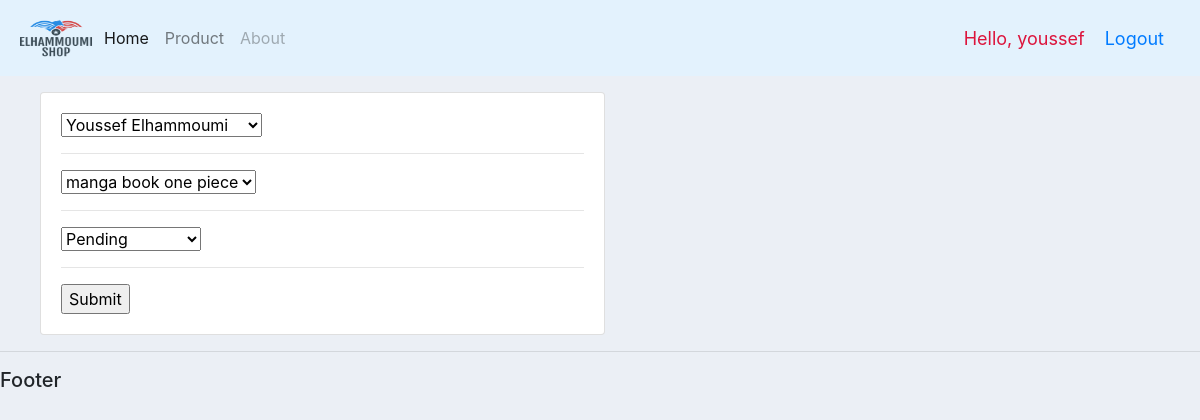
The app's page /updateorder/1 (signed in) with its own data.
### account/models.py (models this page shows, shortened)
class Order(models.Model):
    STATUS = (
        ('Pending', 'Pending'),
        ('Out for delivery', 'Out for delivery'),
        ('Delivered', 'Delivered'),
    )
    customer = models.ForeignKey(
        Customer, null=True, on_delete=models.SET_NULL)
    product = models.ForeignKey(Product, null=True, on_delete=models.SET_NULL)
    date_created = models.DateTimeField(auto_now_add=True, null=True)
    status = models.CharField(max_length=200, null=True, choices=STATUS)

### account/decorators.py (the view)
        def wrapper_func(request, *args, **kwargs):
            group = None
            if request.user.groups.exists():
                group = request.user.groups.all()[0].name
            if group in allowed_roles:
                return view_func(request, *args, **kwargs)
            else:
                return HttpResponse('You are not authorized to view this page')

### account/forms.py
class OrderForm(ModelForm):
    class Meta:
        model = Order
        fields = '__all__'

### account/models.py (called while the page is built)
    def __str__(self):
        return self.name

    def __str__(self):
        return self.name

### account/views.py (called while the page is built)
@login_required(login_url='login')
@allowed_users(allowed_roles=['admin'])
def updateorder(request, pk):
    order = Order.objects.get(id=pk)
    form = OrderForm(instance=order)
    if request.method == 'POST':
        form = OrderForm(request.POST, instance=order)
        if form.is_valid():
            form.save()
            return redirect('/')
    context = {'form': form}
    return render(request, "orderform.html", context)

### account/Templates/orderform.html (shortened to what this page needs)
{% extends 'base.html' %}
{% block content %}
<dir class="row">
	<div class="col-md-6">
		<div class="card card-body">
<form action="" method="POST">
	{% for f in form %}
		{{f}}
	<hr>
	{% endfor %}
	<input type="submit" name="Submit">
</form>
		</div>
	</div>
</dir>
{% endblock%}

### account/Templates/base.html (shortened to what this page needs)
<!DOCTYPE html>
{% load static %}
<html lang="en" dir="ltr">
  <head>
    <link
      rel="stylesheet"
      href="https://stackpath.bootstrapcdn.com/bootstrap/4.3.1/css/bootstrap.min.css"
    />
    <link rel="stylesheet" type="text/css" href={% static "css/base.css" %}/>
  </head>
  <body>
    <nav
      class="navbar navbar-expand-lg navbar-light"
      style="background-color: #e3f2fd;"
    >
      <img src={% static "images/logo.png" %} alt="Logo" width="80" height="60">
      <div class="collapse navbar-collapse" id="navbarNav">
        <ul class="navbar-nav">
          {% if request.user.is_staff %}
          <li class="nav-item active">
            <a class="nav-link" href="{% url 'Home' %}"
              >Home <span class="sr-only">(current)</span></a
            >
          </li>
          <li class="nav-item">
            <a class="nav-link" href="{% url 'product' %}">Product</a>
          </li>
          <li class="nav-item">
            <a
              class="nav-link disabled"
              href="#"
              tabindex="-1"
              aria-disabled="true"
              >About</a
            >
          </li>
          {% else %}
          <li class="nav-item">
             <a class="nav-link" href="{% url 'account' %}">Settings</a>
          </li>
          {% endif %}
        </ul>
      </div>
      <span class="go">Hello, {{request.user}} </span>
      <span class="go"><a href="{% url 'logout' %}">Logout</a></span>
    </nav>
    {% block content %} {% endblock content%}
    <hr />
    <h5>Footer</h5>
  </body>
</html>

### static/css/base.css (style rules this page uses)
body { background-color: #ebeff5; }
.go { font-size: 18px; color: crimson; margin-right: 20px; }

### records on screen
Order: form "Youssef Elhammoumi" "manga book one piece" "Pending"

### other values on screen
{{ request.user }} "youssef"
